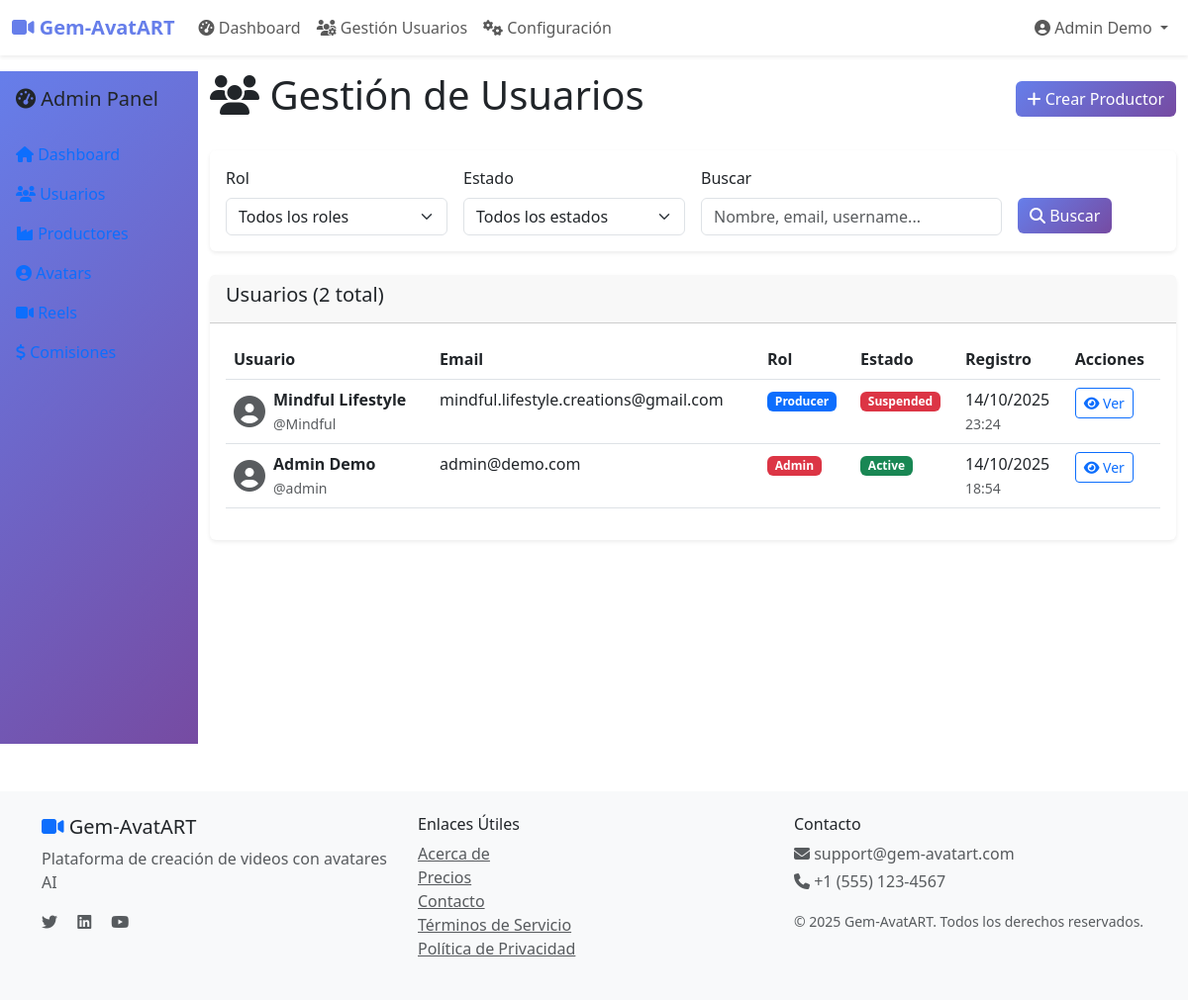
Page /admin/users (signed in) on the committed database.
### app/models/user.py (models this page shows, shortened)
class User(UserMixin, db.Model):
    __tablename__ = 'users'
    id            = db.Column(db.Integer, primary_key = True)
    email         = db.Column(db.String(120), unique = True, nullable = False, index = True)
    username      = db.Column(db.String(80),  unique = True, nullable = False, index = True)
    password_hash = db.Column(db.String(128), nullable = False)
    first_name = db.Column(db.String(50), nullable = False)
    last_name  = db.Column(db.String(50), nullable = False)
    phone      = db.Column(db.String(20))
    avatar_url = db.Column(db.String(200))
    role        = db.Column(db.Enum(UserRole),   nullable = False, default = UserRole.FINAL_USER)
    status      = db.Column(db.Enum(UserStatus), nullable = False, default = UserStatus.PENDING)
    is_verified = db.Column(db.Boolean, default = False)
    country           = db.Column(db.String(100))
    city              = db.Column(db.String(100))
    professional_info = db.Column(db.Text)
    email_verified             = db.Column(db.Boolean, default=False)
    email_verification_token   = db.Column(db.String(100), unique=True, nullable=True)
    email_verification_sent_at = db.Column(db.DateTime, nullable=True)
    country           = db.Column(db.String(100))
    city              = db.Column(db.String(100))
    professional_info = db.Column(db.Text)
    email_verified             = db.Column(db.Boolean, default=False)
    email_verification_token   = db.Column(db.String(100), unique=True, nullable=True)
    email_verification_sent_at = db.Column(db.DateTime, nullable=True)
    created_at = db.Column(db.DateTime, default = datetime.utcnow)
    updated_at = db.Column(db.DateTime, default = datetime.utcnow, onupdate = datetime.utcnow)
    last_login = db.Column(db.DateTime)
    invited_by_id = db.Column(db.Integer, db.ForeignKey('users.id'), nullable = True)
    invited_by    = db.relationship('User', remote_side = [id], backref = 'invited_users')
    producer_profile = db.relationship('Producer', backref = 'user', uselist = False, cascade = 'all, delete-orphan')
    reels = db.relationship('Reel', foreign_keys = 'Reel.creator_id', backref = 'creator_user', lazy = 'dynamic')
    commissions_earned = db.relationship('Commission', backref = 'user', lazy='dynamic')
    @property
    def full_name(self):
        return f"{self.first_name} {self.last_name}"
    def is_admin(self):
        return self.role == UserRole.ADMIN
    def is_final_user(self):
        """
        Verifica si el usuario tiene rol de usuario final.

        Returns:
            bool: True si es usuario final, False en caso contrario

        Note:
            ✅ NUEVO - Reemplaza is_affiliate() según README
        """
        return self.role == UserRole.FINAL_USER
    is_affiliate = is_final_user

### app/routes/admin.py (the view, shortened to what this page needs)
@admin_bp.route('/users')
@login_required
@admin_required
def users():
    page          = request.args.get('page', 1, type=int)
    role_filter   = request.args.get('role')
    status_filter = request.args.get('status')
    search        = request.args.get('search', '')
    query = User.query
    if role_filter:
        query = query.filter_by( role = UserRole(role_filter))
    if status_filter:
        query = query.filter_by(status = UserStatus(status_filter))
    users = query.order_by(User.created_at.desc()).paginate(
        page = page, per_page = 20, error_out = False
    )
    return render_template('admin/users.html', users=users)

### app/routes/admin.py (called while the page is built)
def admin_required(f):
    @wraps(f)
    def decorated_function(*args, **kwargs):
        if not current_user.is_authenticated or not current_user.is_admin():
            flash('Acceso denegado. Permisos de administrador requeridos.', 'error')
            return redirect(url_for('main.index'))
        return f(*args, **kwargs)
    return decorated_function

### app/templates/admin/users.html (shortened to what this page needs)
{% extends "base.html" %}
{% block content %}
<div class="container-fluid">
    <div class="row">
        <div class="col-md-3 col-lg-2 px-0">
            <div class="bg-light sidebar" style="min-height: calc(100vh - 120px);">
                <div class="p-3">
                    <h5><i class="fas fa-tachometer-alt"></i> Admin Panel</h5>
                </div>
                <nav class="nav flex-column">
                    <a class="nav-link" href="{{ url_for('admin.dashboard') }}">
                        <i class="fas fa-home"></i> Dashboard
                    </a>
                    <a class="nav-link active" href="{{ url_for('admin.users') }}">
                        <i class="fas fa-users"></i> Usuarios
                    </a>
                    <a class="nav-link" href="{{ url_for('admin.producers') }}">
                        <i class="fas fa-industry"></i> Productores
                    </a>
                    <a class="nav-link" href="{{ url_for('admin.avatars') }}">
                        <i class="fas fa-user-circle"></i> Avatars
                    </a>
                    <a class="nav-link" href="{{ url_for('admin.reels') }}">
                        <i class="fas fa-video"></i> Reels
                    </a>
                    <a class="nav-link" href="{{ url_for('admin.commissions') }}">
                        <i class="fas fa-dollar-sign"></i> Comisiones
                    </a>
                </nav>
            </div>
        </div>
        <div class="col-md-9 col-lg-10">
            <div class="d-flex justify-content-between align-items-center mb-4">
                <h1><i class="fas fa-users"></i> Gestión de Usuarios</h1>
                <a href="{{ url_for('admin.create_producer') }}" class="btn btn-primary">
                    <i class="fas fa-plus"></i> Crear Productor
                </a>
            </div>
            <div class="card mb-4">
                <div class="card-body">
                    <form method="GET" class="row g-3">
                        <div class="col-md-3">
                            <label class="form-label">Rol</label>
                            <select name="role" class="form-select">
                                <option value="">Todos los roles</option>
                            </select>
                        </div>
                        <div class="col-md-3">
                            <label class="form-label">Estado</label>
                            <select name="status" class="form-select">
                                <option value="">Todos los estados</option>
                            </select>
                        </div>
                        <div class="col-md-4">
                            <label class="form-label">Buscar</label>
                            <input type="text" name="search" class="form-control" placeholder="Nombre, email, username..." value="{{ request.args.get('search', '') }}">
                        </div>
                        <div class="col-md-2">
                            <label class="form-label">&nbsp;</label>
                            <div>
                                <button type="submit" class="btn btn-primary">
                                    <i class="fas fa-search"></i> Buscar
                                </button>
                            </div>
                        </div>
                    </form>
                </div>
            </div>
            <div class="card">
                <div class="card-header">
                    <h5>Usuarios ({{ users.total }} total)</h5>
                </div>
                <div class="card-body">
                    {% if users.items %}
                        <div class="table-responsive">
                            <table class="table table-hover">
                                <thead>
                                    <tr>
                                        <th>Usuario</th>
                                        <th>Email</th>
                                        <th>Rol</th>
                                        <th>Estado</th>
                                        <th>Registro</th>
                                        <th>Acciones</th>
                                    </tr>
                                </thead>
                                <tbody>
                                    {% for user in users.items %}
                                    <tr>
                                        <td>
                                            <div class="d-flex align-items-center">
                                                {% if user.avatar_url %}
                                                    <img src="{{ user.avatar_url }}" class="rounded-circle me-2" style="width: 40px; height: 40px; object-fit: cover;" alt="Avatar">
                                                {% else %}
                                                    <i class="fas fa-user-circle fa-2x text-muted me-2"></i>
                                                {% endif %}
                                                <div>
                                                    <strong>{{ user.full_name }}</strong>
                                                    <br><small class="text-muted">@{{ user.username }}</small>
                                                </div>
                                            </div>
                                        </td>
                                        <td>{{ user.email }}</td>
                                        <td>
                                            <span class="badge bg-{{ 'danger' if user.role.value == 'admin' else 'primary' if user.role.value == 'producer' else 'success' if user.role.value == 'subproducer' else 'info' }}">
                                                {{ user.role.value.title() }}
                                            </span>
                                        </td>
                                        <td>
                                            <span class="badge bg-{{ 'success' if user.status.value == 'active' else 'warning' if user.status.value == 'pending' else 'danger' if user.status.value == 'suspended' else 'secondary' }}">
                                                {{ user.status.value.title() }}
                                            </span>
                                        </td>
                                        <td>
                                            {{ user.created_at.strftime('%d/%m/%Y') }}
                                            <br><small class="text-muted">{{ user.created_at.strftime('%H:%M') }}</small>
                                        </td>
                                        <td>
                                            <div class="btn-group" role="group">
                                                <a href="{{ url_for('admin.user_detail', user_id=user.id) }}" class="btn btn-sm btn-outline-primary">
                                                    <i class="fas fa-eye"></i> Ver
                                                </a>
                                            </div>
                                        </td>
                                    </tr>
                                    {% endfor %}
                                </tbody>
                            </table>
                        </div>
                    {% else %}
                        <div class="text-center py-4">
                            <i class="fas fa-users fa-3x text-muted mb-3"></i>
                            <h5 class="text-muted">No se encontraron usuarios</h5>
                            <p class="text-muted">No hay usuarios que coincidan con los filtros seleccionados.</p>
                        </div>
                    {% endif %}
                </div>
            </div>
        </div>
    </div>
</div>
{% endblock %}

### app/templates/base.html (shortened to what this page needs)
<!DOCTYPE html>
<html lang="es">
<head>
    <link href="https://cdn.jsdelivr.net/npm/bootstrap@5.3.0/dist/css/bootstrap.min.css" rel="stylesheet">
    <link rel="stylesheet" href="https://cdnjs.cloudflare.com/ajax/libs/font-awesome/6.4.0/css/all.min.css">
</head>
<body>
    <nav class="navbar navbar-expand-lg navbar-light bg-white shadow-sm">
        <div class="container-fluid">
            <a class="navbar-brand" href="{{ url_for('main.index') }}">
                <i class="fas fa-video"></i> Gem-AvatART
            </a>
            <div class="collapse navbar-collapse" id="navbarNav">
                <ul class="navbar-nav me-auto">
                    {% if current_user.is_authenticated %}
                        <li class="nav-item">
                            <a class="nav-link" href="{{ url_for('main.dashboard') }}">
                                <i class="fas fa-tachometer-alt"></i> Dashboard
                            </a>
                        </li>
                        {% if current_user.is_admin() %}
                            <li class="nav-item">
                                <a class="nav-link" href="{{ url_for('admin.users') }}">
                                    <i class="fas fa-users-cog"></i> Gestión Usuarios
                                </a>
                            </li>
                            <li class="nav-item">
                                <a class="nav-link" href="{{ url_for('admin.dashboard') }}">
                                    <i class="fas fa-cogs"></i> Configuración
                                </a>
                            </li>
                        {% endif %}
                    {% endif %}
                </ul>
                <ul class="navbar-nav">
                    {% if current_user.is_authenticated %}
                        <li class="nav-item dropdown">
                            <a class="nav-link dropdown-toggle" href="#" id="navbarDropdown" role="button"
                               data-bs-toggle="dropdown" aria-expanded="false">
                                <i class="fas fa-user-circle"></i> {{ current_user.full_name or current_user.username }}
                            </a>
                        </li>
                    {% endif %}
                </ul>
            </div>
        </div>
    </nav>
    <main>
        {% block content %}{% endblock %}
    </main>
    <footer class="bg-light mt-5 py-4">
        <div class="container">
            <div class="row">
                <div class="col-md-4">
                    <h5><i class="fas fa-video text-primary"></i> Gem-AvatART</h5>
                    <p class="text-muted">Plataforma de creación de videos con avatares AI</p>
                    <div class="social-links">
                        <a href="#" class="text-muted me-3"><i class="fab fa-twitter"></i></a>
                        <a href="#" class="text-muted me-3"><i class="fab fa-linkedin"></i></a>
                        <a href="#" class="text-muted me-3"><i class="fab fa-youtube"></i></a>
                    </div>
                </div>
                <div class="col-md-4">
                    <h6>Enlaces Útiles</h6>
                    <ul class="list-unstyled">
                        <li><a href="{{ url_for('main.about') }}" class="text-muted">Acerca de</a></li>
                        <li><a href="{{ url_for('main.pricing') }}" class="text-muted">Precios</a></li>
                        <li><a href="{{ url_for('main.contact') }}" class="text-muted">Contacto</a></li>
                        <li><a href="#" class="text-muted">Términos de Servicio</a></li>
                        <li><a href="#" class="text-muted">Política de Privacidad</a></li>
                    </ul>
                </div>
                <div class="col-md-4">
                    <h6>Contacto</h6>
                    <p class="text-muted mb-1">
                        <i class="fas fa-envelope"></i> support@gem-avatart.com
                    </p>
                    <p class="text-muted mb-3">
                        <i class="fas fa-phone"></i> +1 (555) 123-4567
                    </p>
                    <small class="text-muted">
                        © 2025 Gem-AvatART. Todos los derechos reservados.
                    </small>
                </div>
            </div>
        </div>
    </footer>
</body>
</html>

### app/templates/base.html (style rules this page uses)
.sidebar { min-height: 100vh; background: linear-gradient(135deg, #667eea 0%, #764ba2 100%); }
.navbar-brand { font-weight: bold; color: #667eea !important; }
.card { border: none; box-shadow: 0 0.125rem 0.25rem rgba(0, 0, 0, 0.075); transition: box-shadow 0.15s ease-in-out; }
.btn-primary { background: linear-gradient(135deg, #667eea 0%, #764ba2 100%); border: none; }

### rows in the picture
User: first_name+last_name "Admin Demo", full_name "Admin Demo", username "admin", email "admin@demo.com", role.value "Admin", status.value "Active", created_at "14/10/2025", created_at "18:54"
User: full_name "Mindful Lifestyle", username "Mindful", email "mindful.lifestyle.creations@gmail.com", role.value "Producer", status.value "Suspended", created_at "14/10/2025", created_at "23:24"

### other values in the picture
{{ users.total }} "2"
